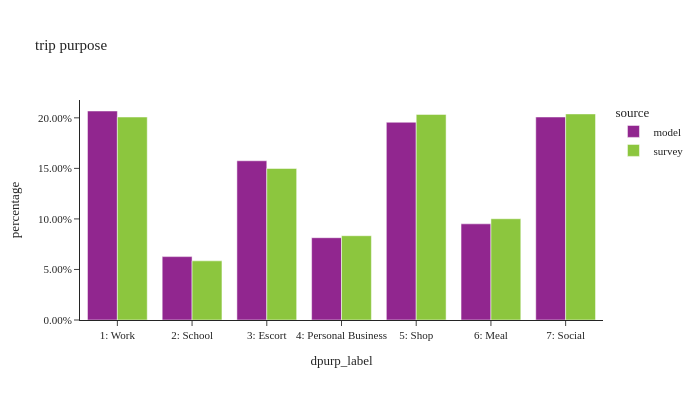

Here is the notebook cell this chart was saved with:
### Code cell
trip_stats(df_trip,'dpurp_label','trip purpose')

### Figure 1 — Plotly figure (JSON) as saved in the notebook; plotly's stock layout.template omitted (floating-point values rounded to 4 significant figures)
{"data": [{"alignmentgroup": "True", "customdata": [[2201000.0, 2201000.0], [667600.0, 667600.0], [1677000.0, 1677000.0], [866700.0, 866700.0], [2083000.0, 2083000.0], [1013000.0, 1013000.0], [2138000.0, 2138000.0]], "hovertemplate": "source=model<br>dpurp_label=%{x}<br>percentage=%{y}<br>total=%{customdata[0]}<br>sample_size=%{customdata[1]}<extra></extra>", "legendgroup": "model", "marker": {"color": "#91268F", "pattern": {"shape": ""}}, "name": "model", "offsetgroup": "model", "orientation": "v", "showlegend": true, "textposition": "auto", "type": "bar", "x": ["1: Work", "2: School", "3: Escort", "4: Personal Business", "5: Shop", "6: Meal", "7: Social"], "xaxis": "x", "y": [0.2068, 0.06271, 0.1575, 0.08141, 0.1956, 0.09514, 0.2008], "yaxis": "y"}, {"alignmentgroup": "True", "customdata": [[1841000.0, 4076.0], [536500.0, 716.0], [1374000.0, 1799.0], [764100.0, 1607.0], [1864000.0, 3508.0], [918200.0, 1985.0], [1869000.0, 4622.0]], "hovertemplate": "source=survey<br>dpurp_label=%{x}<br>percentage=%{y}<br>total=%{customdata[0]}<br>sample_size=%{customdata[1]}<extra></extra>", "legendgroup": "survey", "marker": {"color": "#8CC63E", "pattern": {"shape": ""}}, "name": "survey", "offsetgroup": "survey", "orientation": "v", "showlegend": true, "textposition": "auto", "type": "bar", "x": ["1: Work", "2: School", "3: Escort", "4: Personal Business", "5: Shop", "6: Meal", "7: Social"], "xaxis": "x", "y": [0.2008, 0.05853, 0.1499, 0.08337, 0.2034, 0.1002, 0.2039], "yaxis": "y"}], "layout": {"barmode": "group", "font": {"size": 11}, "height": 400, "legend": {"title": {"text": "source"}, "tracegroupgap": 0}, "title": {"text": "trip purpose"}, "width": 700, "xaxis": {"anchor": "y", "categoryorder": "category ascending", "domain": [0.0, 1.0], "dtick": 1, "title": {"text": "dpurp_label"}}, "yaxis": {"anchor": "x", "domain": [0.0, 1.0], "tickformat": ".2%", "title": {"text": "percentage"}}}}
